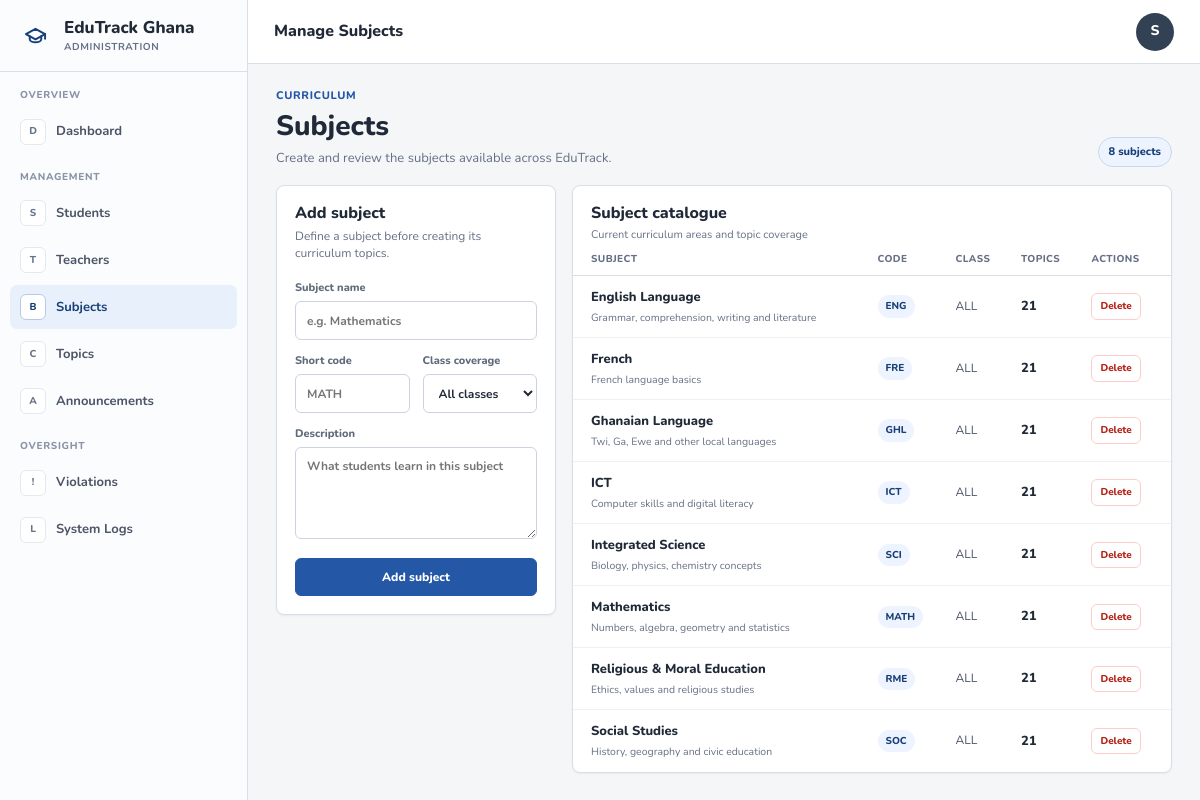
/admin/subjects.php (signed in), run on the app's committed database.
### tables this page shows
CREATE TABLE `subjects` (
  `id` int(11) NOT NULL AUTO_INCREMENT,
  `name` varchar(100) NOT NULL,
  `code` varchar(20) NOT NULL,
  `description` text DEFAULT NULL,
  `icon` varchar(50) DEFAULT 'book',
  `color` varchar(20) DEFAULT '#4F46E5',
  `class_level` enum('JHS1','JHS2','JHS3','ALL') DEFAULT 'ALL',
  `created_at` timestamp NOT NULL DEFAULT current_timestamp(),
  PRIMARY KEY (`id`)
);

### config/db.php (called while the page is built, shortened)
<?php
function getDB(): PDO {
    static $pdo = null;
    if ($pdo === null) {
        try {
            $dsn = "mysql:host=" . DB_HOST . ";dbname=" . DB_NAME . ";charset=" . DB_CHARSET;
            $options = [
                PDO::ATTR_ERRMODE            => PDO::ERRMODE_EXCEPTION,
                PDO::ATTR_DEFAULT_FETCH_MODE => PDO::FETCH_ASSOC,
                PDO::ATTR_EMULATE_PREPARES   => false,
            ];
            $pdo = new PDO($dsn, DB_USER, DB_PASS, $options);
        } catch (PDOException $exception) {
            error_log('EduTrack database connection failed: ' . $exception->getMessage());
            http_response_code(500);
            exit('Database connection unavailable.');
        }
    }
    return $pdo;
}
function dbQuery(string $sql, array $params = []): \PDOStatement {
    $stmt = getDB()->prepare($sql);
    $stmt->execute($params);
    return $stmt;
}
function dbRows(string $sql, array $params = []): array {
    return dbQuery($sql, $params)->fetchAll();
}

### admin/subjects.php (the view, shortened to what this page needs)
<?php
require_once __DIR__ . '/_layout.php';
$subjects = dbRows('SELECT s.*, COUNT(DISTINCT t.id) topic_count FROM subjects s LEFT JOIN topics t ON t.subject_id=s.id GROUP BY s.id ORDER BY s.name');
$csrf = generateCSRF();
?>
<section class="admin-page-heading"><div><span class="admin-eyebrow">Curriculum</span><h1>Subjects</h1><p>Create and review the subjects available across EduTrack.</p></div><span class="admin-result-count"><?= count($subjects) ?> subjects</span></section>
<div class="admin-two-column">
    <section class="admin-panel admin-form-panel"><h2>Add subject</h2><p>Define a subject before creating its curriculum topics.</p>
        <form method="post" class="admin-form-grid"><input type="hidden" name="csrf_token" value="<?= htmlspecialchars($csrf) ?>">
            <div class="admin-form-field"><label>Subject name</label><input name="name" maxlength="100" required placeholder="e.g. Mathematics"></div>
            <div class="admin-form-grid two"><div class="admin-form-field"><label>Short code</label><input name="code" maxlength="20" required placeholder="MATH"></div><div class="admin-form-field"><label>Class coverage</label><select name="class_level"><option value="ALL">All classes</option><option>JHS1</option><option>JHS2</option><option>JHS3</option></select></div></div>
            <div class="admin-form-field"><label>Description</label><textarea name="description" rows="4" placeholder="What students learn in this subject"></textarea></div>
            <button class="admin-primary-button" name="add_subject" type="submit">Add subject</button>
        </form>
    </section>
    <section class="admin-panel admin-student-panel"><div class="admin-panel-title"><div><h2>Subject catalogue</h2><p>Current curriculum areas and topic coverage</p></div></div>
        <div class="table-responsive"><table class="admin-table admin-student-table"><thead><tr><th>Subject</th><th>Code</th><th>Class</th><th>Topics</th><th>Actions</th></tr></thead><tbody>
        <?php foreach ($subjects as $subject): ?><tr><td class="admin-description"><strong><?= htmlspecialchars($subject['name']) ?></strong><small><?= htmlspecialchars($subject['description'] ?: 'No description') ?></small></td><td><span class="admin-badge primary"><?= htmlspecialchars($subject['code']) ?></span></td><td><?= htmlspecialchars($subject['class_level']) ?></td><td><strong><?= (int)$subject['topic_count'] ?></strong></td><td><form method="post" onsubmit="return confirm('Delete this subject?')"><input type="hidden" name="csrf_token" value="<?= htmlspecialchars($csrf) ?>"><input type="hidden" name="subject_id" value="<?= (int)$subject['id'] ?>"><button name="delete_subject" class="admin-action-button danger">Delete</button></form></td></tr><?php endforeach; ?>
        </tbody></table></div>
    </section>
</div>

### assets/css/admin-dashboard.css (style rules this page uses)
:root { --admin-primary: #2458a6; --admin-primary-dark: #183f78; --admin-accent: #0f766e; --admin-bg: #f4f6f8; --admin-surface: #ffffff; --admin-surface-muted: #f8fafc; --admin-border: #d9dee7; --admin-text: #1f2937; --admin-muted: #667085; --admin-sidebar: 248px; --admin-shadow: 0 1px 2px rgba(16, 24, 40, .05); }
* { box-sizing: border-box; }
body.admin-body { margin: 0; background: var(--admin-bg); color: var(--admin-text); font-family: 'Nunito', system-ui, -apple-system, BlinkMacSystemFont, 'Segoe UI', sans-serif; font-size: 14px; line-height: 1.45; }
.admin-eyebrow { display: block; margin-bottom: 6px; color: var(--admin-muted); font-size: 11px; font-weight: 800; letter-spacing: .06em; text-transform: uppercase; }
.admin-panel { min-width: 0; padding: 18px; border: 1px solid var(--admin-border); border-radius: 8px; background: #fff; box-shadow: var(--admin-shadow); }
.admin-table { width: 100%; border-collapse: collapse; }
.admin-table th { padding: 9px 11px; border-bottom: 1px solid var(--admin-border); color: #667085; font-size: 10px; font-weight: 800; letter-spacing: .04em; text-transform: uppercase; }
.admin-table td { padding: 12px 11px; border-bottom: 1px solid #edf0f5; color: #475467; font-size: 12px; }
.admin-table tr:last-child td { border-bottom: 0; }
.admin-table td strong { color: var(--admin-text); font-size: 13px; font-weight: 800; }
.admin-page-heading { margin-bottom: 18px; display: flex; align-items: flex-end; justify-content: space-between; gap: 20px; }
.admin-page-heading .admin-eyebrow { color: var(--admin-primary); }
.admin-page-heading h1 { margin: 0 0 5px; font-size: 28px; font-weight: 800; }
.admin-page-heading p { margin: 0; color: var(--admin-muted); font-size: 13px; }
.admin-result-count { padding: 6px 10px; border: 1px solid #c9d7ee; border-radius: 999px; background: #eef4ff; color: var(--admin-primary-dark); font-size: 11px; font-weight: 800; white-space: nowrap; }
.admin-student-panel { padding: 0; overflow: hidden; }
.admin-primary-button, .admin-clear-button { min-height: 38px; padding: 0 14px; border-radius: 6px; display: inline-flex; align-items: center; justify-content: center; font-size: 12px; font-weight: 800; }
.admin-primary-button { border: 1px solid var(--admin-primary); background: var(--admin-primary); color: #fff; }
.admin-student-table th, .admin-student-table td { vertical-align: middle; }
.admin-student-table th:first-child, .admin-student-table td:first-child { padding-left: 18px; }
.admin-student-table th:last-child, .admin-student-table td:last-child { padding-right: 18px; }
.admin-action-button { padding: 5px 8px; border: 1px solid #ccd3de; border-radius: 6px; background: #fff; color: #475467; font-size: 10px; font-weight: 800; }
.admin-action-button.danger { border-color: #fecdca; color: #b42318; }
.admin-two-column { display: grid; grid-template-columns: minmax(280px, .42fr) minmax(0, 1fr); gap: 16px; align-items: start; }
.admin-form-panel { padding: 18px; }
.admin-form-panel h2 { margin: 0 0 4px; font-size: 16px; font-weight: 800; }
.admin-form-panel > p { margin: 0 0 18px; color: var(--admin-muted); font-size: 12px; }
.admin-form-grid { display: grid; gap: 13px; }
.admin-form-grid.two { grid-template-columns: 1fr 1fr; }
.admin-form-field { min-width: 0; }
.admin-form-field label { display: block; margin-bottom: 5px; color: #5f6b7a; font-size: 11px; font-weight: 800; }
.admin-form-field input, .admin-form-field select, .admin-form-field textarea { width: 100%; padding: 9px 11px; border: 1px solid #ccd3de; border-radius: 6px; background: #fff; color: var(--admin-text); font: 700 12px 'Nunito', sans-serif; outline: none; }
.admin-form-field input, .admin-form-field select { height: 39px; }
.admin-form-field textarea { resize: vertical; line-height: 1.5; }
.admin-panel-title { padding: 18px 18px 0; display: flex; align-items: flex-start; justify-content: space-between; gap: 12px; }
.admin-panel-title h2 { margin: 0; font-size: 16px; font-weight: 800; }
.admin-panel-title p { margin: 3px 0 0; color: var(--admin-muted); font-size: 11px; }
.admin-description { max-width: 360px; white-space: normal; line-height: 1.45; }
.admin-description small { display: block; margin-top: 3px; color: var(--admin-muted); }
.admin-badge { display: inline-block; padding: 4px 8px; border-radius: 999px; font-size: 10px; font-weight: 800; }
.admin-badge.primary { background: #eef4ff; color: var(--admin-primary-dark); }

### data on the page
subjects: name "English Language", description "Grammar, comprehension, writing and literature", code "ENG", class_level "ALL", topic_count "21"
subjects: name "French", description "French language basics", code "FRE", class_level "ALL", topic_count "21"
subjects: name "Ghanaian Language", description "Twi, Ga, Ewe and other local languages", code "GHL", class_level "ALL", topic_count "21"
subjects: name "ICT", description "Computer skills and digital literacy", code "ICT", class_level "ALL", topic_count "21"
subjects: name "Integrated Science", description "Biology, physics, chemistry concepts", code "SCI", class_level "ALL", topic_count "21"
subjects: name "Mathematics", description "Numbers, algebra, geometry and statistics", code "MATH", class_level "ALL", topic_count "21"
subjects: name "Religious & Moral Education", description "Ethics, values and religious studies", code "RME", class_level "ALL", topic_count "21"
subjects: name "Social Studies", description "History, geography and civic education", code "SOC", class_level "ALL", topic_count "21"

### other printed values
$icon "D"
$label "Dashboard"
$icon "S"
$label "Students"
$icon "T"
$label "Teachers"
$icon "B"
$label "Subjects"
$icon "C"
$label "Topics"
$icon "A"
$label "Announcements"
$icon "!"
$label "Violations"
$icon "L"
